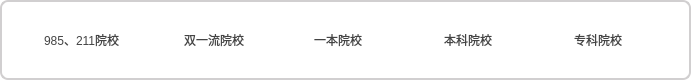
    <widget class="QWidget" name="bkyx" native="true">
     <property name="geometry">
      <rect>
       <x>180</x>
       <y>1130</y>
       <width>691</width>
       <height>80</height>
      </rect>
     </property>
     <property name="styleSheet">
      <string notr="true">border:2px solid rgb(209,207,208);border-radius:8px;
padding:2px 4px;color:rgb(68,68,68);
background-color:transparent;</string>
     </property>
     <widget class="QRadioButton" name="bk92">
      <property name="geometry">
       <rect>
        <x>20</x>
        <y>30</y>
        <width>121</width>
        <height>20</height>
       </rect>
      </property>
      <property name="styleSheet">
       <string notr="true">border:transparent;border-radius:8px;
padding:2px 4px;color:rgb(68,68,68);
background-color:transparent;</string>
      </property>
      <property name="text">
       <string>985、211院校</string>
      </property>
     </widget>
     <widget class="QRadioButton" name="bksyl">
      <property name="geometry">
       <rect>
        <x>160</x>
        <y>30</y>
        <width>111</width>
        <height>20</height>
       </rect>
      </property>
      <property name="styleSheet">
       <string notr="true">border:transparent;border-radius:8px;
padding:2px 4px;color:rgb(68,68,68);
background-color:transparent;</string>
      </property>
      <property name="text">
       <string>双一流院校</string>
      </property>
     </widget>
     <widget class="QRadioButton" name="yb">
      <property name="geometry">
       <rect>
        <x>290</x>
        <y>30</y>
        <width>100</width>
        <height>20</height>
       </rect>
      </property>
      <property name="styleSheet">
       <string notr="true">border:transparent;border-radius:8px;
padding:2px 4px;color:rgb(68,68,68);
background-color:transparent;</string>
      </property>
      <property name="text">
       <string>一本院校</string>
      </property>
     </widget>
     <widget class="QRadioButton" name="bk">
      <property name="geometry">
       <rect>
        <x>420</x>
        <y>30</y>
        <width>100</width>
        <height>20</height>
       </rect>
      </property>
      <property name="styleSheet">
       <string notr="true">border:transparent;border-radius:8px;
padding:2px 4px;color:rgb(68,68,68);
background-color:transparent;</string>
      </property>
      <property name="text">
       <string>本科院校</string>
      </property>
     </widget>
     <widget class="QRadioButton" name="zk">
      <property name="geometry">
       <rect>
        <x>550</x>
        <y>30</y>
        <width>100</width>
        <height>20</height>
       </rect>
      </property>
      <property name="styleSheet">
       <string notr="true">border:transparent;border-radius:8px;
padding:2px 4px;color:rgb(68,68,68);
background-color:transparent;</string>
      </property>
      <property name="text">
       <string>专科院校</string>
      </property>
     </widget>
    </widget>
